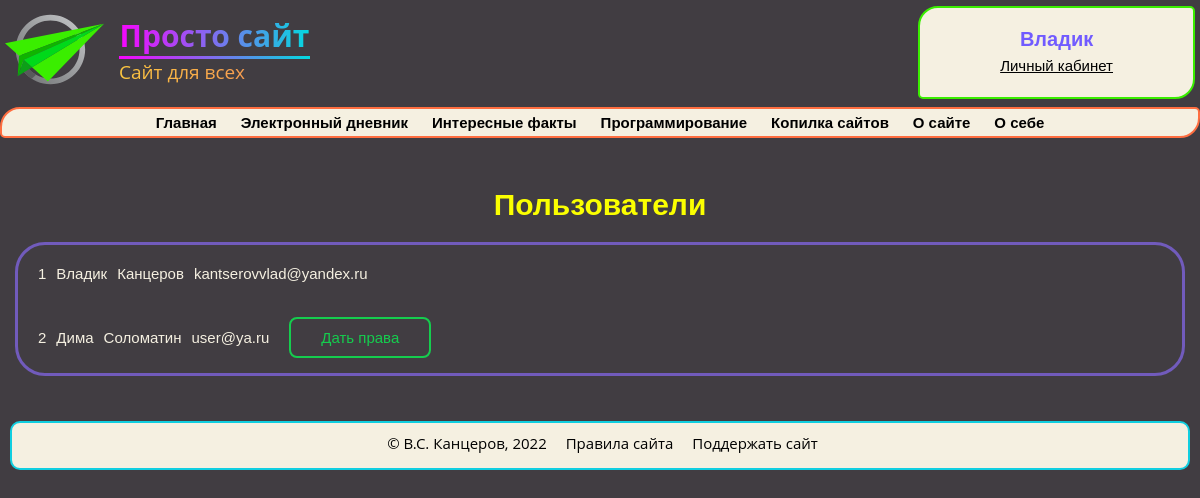
Page /users (signed in) on the earlier database version.
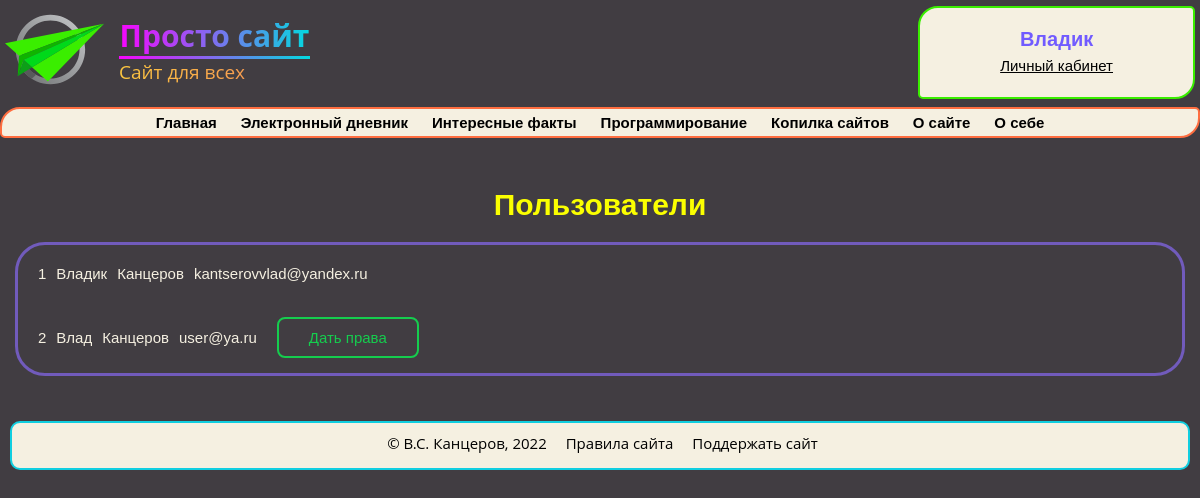
Same page on the later database version.
### data/users.py (models this page shows, shortened)
class User(SqlAlchemyBase, UserMixin):
    __tablename__ = 'users'
    id = sqlalchemy.Column(sqlalchemy.Integer, primary_key=True, autoincrement=True)
    name = sqlalchemy.Column(sqlalchemy.String, nullable=False)
    surname = sqlalchemy.Column(sqlalchemy.String, nullable=True)
    class_n_id = sqlalchemy.Column(sqlalchemy.Integer, sqlalchemy.ForeignKey("class_n.id"), nullable=True)
    school_id = sqlalchemy.Column(sqlalchemy.Integer, sqlalchemy.ForeignKey("schools.id"), nullable=True)
    email = sqlalchemy.Column(sqlalchemy.String,
                              index=True, unique=True, nullable=False)
    admin = sqlalchemy.Column(sqlalchemy.Boolean, default=False)
    hashed_password = sqlalchemy.Column(sqlalchemy.String, nullable=False)

### main.py (the view)
@app.route('/users')
def users_site():
    if current_user.is_authenticated and current_user.admin:
        db_sess = db_session.create_session()
        users = db_sess.query(User).all()
        return render_template('users.html', users=users)
    return abort(404)

### data/db_session.py (called while the page is built)
def create_session() -> Session:
    global __factory
    return __factory()

### main.py (called while the page is built)
@login_manager.user_loader
def load_user(user_id):
    db_sess = db_session.create_session()
    return db_sess.query(User).get(user_id)

### templates/users.html (shortened to what this page needs)
{% extends 'base.html' %}
{% block body %}
<h1>Пользователи</h1>
<div class="personal">
    {% for user in users %}
    <div class="div-flex">
        <p>{{ user.id }}</p>
        <p>{{ user.name }}</p>
        <p>{{ user.surname }}</p>
        <p>{{ user.email }}</p>
        {% if not user.admin %}
        <a class="shine-button" href="/give/admin/{{ user.id }}">Дать права</a>
        {% endif %}
    </div>
    {% endfor %}
</div>
{% endblock %}

Differences in the rows shown:
changed User "user@ya.ru": name "Дима" → "Влад"; surname "Соломатин" → "Канцеров"
